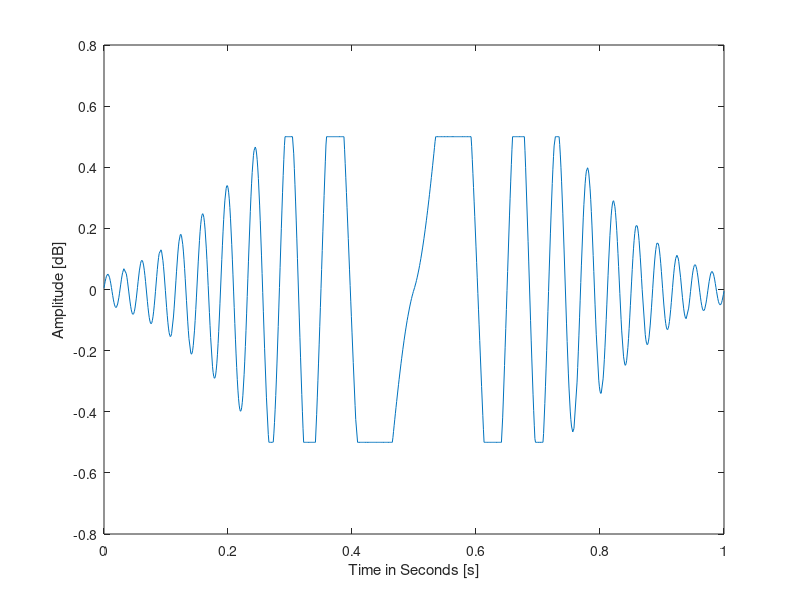
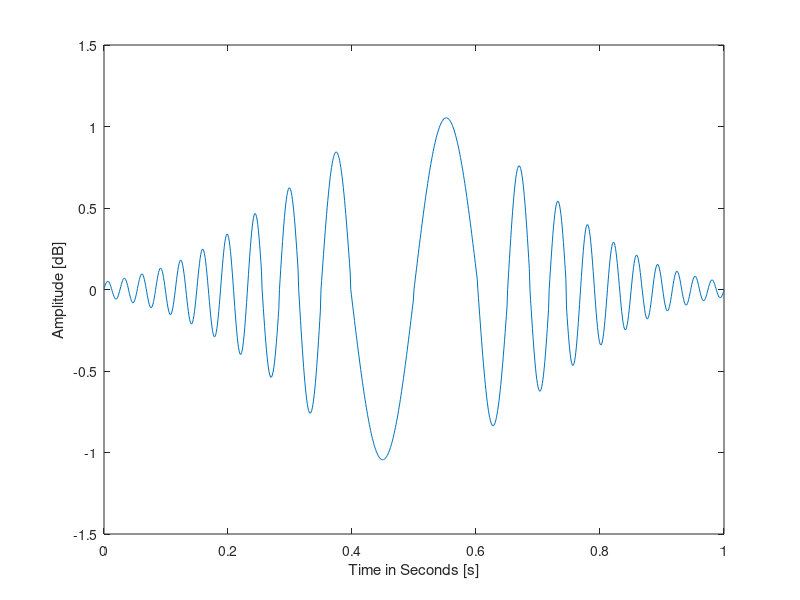

These figures' MATLAB source, in order:
clc,close all;

file=load('satuSignal.mat');
x=file.tsat;
y=file.fsat;
xC=x;
yC=y;
i=3;

figure(1)
plot(x,y)
%%% in order to have evenly spaced values in our provided data
while x(i)<1
    dist = x(i)- x(i-1);
    %%% Use newtons divided quadratic difference to evenly space data
    %%% Space between points (0.001...)
    if (dist>0.0012) 
      newX= x(i-1)+.001;
      b0=y(i-2);
      b1=(y(i-1)-b0)/(x(i-1)-x(i-2));
      b2=((y(i)-y(i-1))/(x(i)-x(i-1))-b1)/(x(i)-x(i-2));
      newY= b0+b1*(newX-x(i-2))+b2*(newX-x(i-2))*(newX-x(i-1));
      %%% we cannot have values above .5
      if newY>.5 
      newY=.5;
      end
      if newY<-.5
      newY=-.5;
      end
      %%% Insert new point to array. 
      x=[x(1:i-1) newX x(i:end)];
      y=[y(1:i-1) newY y(i:end)];
    end
     i=i+1;   
end

i=1;
while x(i)<1
    if abs(y(i))>=.5
        k=0;
        j=0;
        %%% K is end of saturation
        while abs(y(i+k))>=.5
            k=k+1;
        end
           
        %%% Continue moving left through data set (by using j=j-1)
        %%until the sign of y(i+j)*y(i) changes. This validates that the
        %%point y(i+j) is the data point close to zero .
        while y(i+j)*y(i)>0
        j=j-1;
        end
        p1=i+j;%p1 and p2 are the indexes, (not the values)
        j=0;
        %%% Continue moving right through data set until the sign changes,
        %%% just as above (but right)
        while y(i+k+j-1)*y(i+k)>0
        j=j+1;
        end
        p2=i+k+j;
        per=(x(p2)-x(p1))*2;
        f=2*pi/per;
       
        %%% We are finding the proportion between the first saturation point and the
        %%% nearest left root over the entire period.. Then we applied this
        %%% proportion to the full period (2pi) and then made a relation to
        %%% the sine function. Then we scaled the saturation point over
        %%% this factor. This allowed us to find the amplitude of the sine
        %%% function using A = .5/B where B = sin(2*pi*(x(i)-x(p1))/per)
        A1=y(i)/sin(2*pi*(x(i)-x(p1))/per);
        A2=y(i)/sin(2*pi*(x(p2)-x(i+k))/per);
        %%% We apply the above mentioned method to find the
        %%% proporitions from the left and the right, in order to find the
        %%% mean. This is because the signal is not perfectly symmetrical.
        A=(A1+A2)/2;

         %%% Go from p1 to p2 and change the values to the results of the
         %%% following function: y = A*sin(Fx) where A is amplitude and F is
         %%% frequency. The subtraction of x(p1) is to displace the sine
         %%% function to start it at a value of 0
         j=p1-i;
         while(i+j<p2)
            y(i+j)=A*sin(f*(x(i+j)-x(p1)));
            j=j+1;
        end
        i=p2;
    else
       i=i+1;
    end 
end   
ylabel("Amplitude [dB]");
xlabel("Time in Seconds [s]");
figure(2)
plot(x,y)
ylabel("Amplitude [dB]");
xlabel("Time in Seconds [s]");

%%%Problem 1 and Problem 2: Find derivative to left when derivative is going close to
%%%zero will be the crest. (same for right) 
%%% Make starting point 0.5, make a counter of 4, go to the left and record
%%% each time derivative is ~at zero then continue left. If function value at that point is negative then its a valley, if its positive its a crest
%%% Same for right. 

i = floor(size(x,2)/2); %% start at half of the array
counter = 0;
Error = .001;
leftCrests = [];
leftValleys = [];

%%% Go to left and find valleys and crests
while counter < 4
    
    %%% Take forward and centered derivative then find the one that is
    %%% smaller, we do this because the method makes both flat valleys/crests and
    %%% pointy (triangle shaped) valleys/crests. The derivative of these triangular shaped
    %%% valleys/crests will never equal zero because they always have a
    %%% slope. Thus we need the centered difference for them.
    dyForward = (y(i+1)-y(i))/(2*(x(i+1))-x(i));
    dyCentered= (y(i+1)-y(i-1))/(2*(x(i+1))-x(i-1));
    dyFinal = min(abs(dyForward), abs(dyCentered));
    
    if abs(dyFinal) < Error
        if y(i) > 0 
           leftCrests = [leftCrests; [x(i), y(i)]];
        elseif y(i) < 0
           leftValleys = [leftValleys; [x(i), y(i)]];
        end
        counter = counter + 1;
        i = i - floor(size(x, 2)*.005); %%% Skip .5% of array size
    else
        i = i - 1;
    end
    
    %%% make sure we never crash because we ran out of data
    if( i < 5)
       break; 
    end
end
disp("2 Crests to the left of 0.5: ")
disp(leftCrests)
disp("2 Valleys to the left of 0.5: ")
disp(leftValleys)



i = floor(size(x,2)/2); %% start at half of the array
counter = 0;
Error = .001;
rightCrests = [];
rightValleys = [];
while ( counter < 4 )
    %%% Right is same as above but positive
    dyForward = (y(i+1)-y(i))/(2*(x(i+1))-x(i));
    dyCentered= (y(i+1)-y(i-1))/(2*(x(i+1))-x(i-1));
    dyFinal = min(abs(dyForward), abs(dyCentered));
    
    if abs(dyFinal) < Error
        if y(i) > 0 
           rightCrests = [rightCrests; [x(i), y(i)]];
        elseif y(i) < 0
           rightValleys = [rightValleys; [x(i), y(i)]];
        end
        counter = counter + 1;
        i = i + floor(size(x, 2)*.005); %%% Skip .5% of array size
    else
        i = i + 1;
    end
    
    %%% make sure we never crash because we ran out of data
    if( i > 1000)
       break; 
    end
end
disp("2 Crests to the right of 0.5:")
disp(rightCrests)
disp("2 Valleys to the right of 0.5:")
disp(rightValleys)

%%% Problem 3: Take second derivative of functions. Where they are zero we have an inflection point.
%%% Since we will have a hard time finding where the second derivative
%%% evaluates at zero, we instead see where it changes sign.
i = 2; %% since we're using centered we need to start with an extra point
counter = 0;
Error = .001;
inflections = [];
negative = 0;
positive = 0;
while ( counter < 4 )
    dy2Centered = (y(i+2)-(2*y(i+1))+y(i))/((x(i+1)-x(i-1))^2);
    if (dy2Centered < 0 && positive == 1) | (dy2Centered > 0 && negative == 1)
        inflections = [inflections; [x(i), y(i)]];
        counter = counter + 1;
        i = i + floor(size(x, 2)*.005); %%% Skip .5% of array size
    else
        i = i + 1;
    end
    %%% make sure we never crash because we ran out of data
    if( i > 999)
       break; 
    end
    
    if dy2Centered < 0 
        negative = 1;
        positive = 0;
    else
        negative = 0;
        positive = 1;
    end
        
end

disp("The first four inflection points are: ");
disp(inflections)

%%% Problem 4: 
disp(strcat("Time signal is above 0.5: ", num2str(size(find(y>.5),2)* .001), " seconds"))
%%% Problem 5:
disp(strcat("Time signal is below -0.8: ", num2str(size(find(y<-.8),2)* .001), " seconds"))
%%% Probme 6: 
disp(strcat("Time signal is below 0.1: ", num2str(size(find(y<.1),2)* .001), " seconds"))


%%% Problem 7: 
%%% Find all valleys in dataset...
Error = .001;
Valleys = [];
for i = 2:size(x,2)-1 %%% go through entire dataset form the left, start at two because we use centered derivation
    dyForward = (y(i+1)-y(i))/(2*(x(i+1))-x(i));
    dyCentered= (y(i+1)-y(i-1))/(2*(x(i+1))-x(i-1));
    dyFinal = min(abs(dyForward), abs(dyCentered));
    
    if abs(dyFinal) < Error
        if y(i) < 0
           Valleys = [Valleys; [x(i), y(i)]];
        end
        i = i + floor(size(x, 2)*.005); %%% Skip .5% of array size
    end
    
end

disp("All valleys: ")
disp(Valleys)